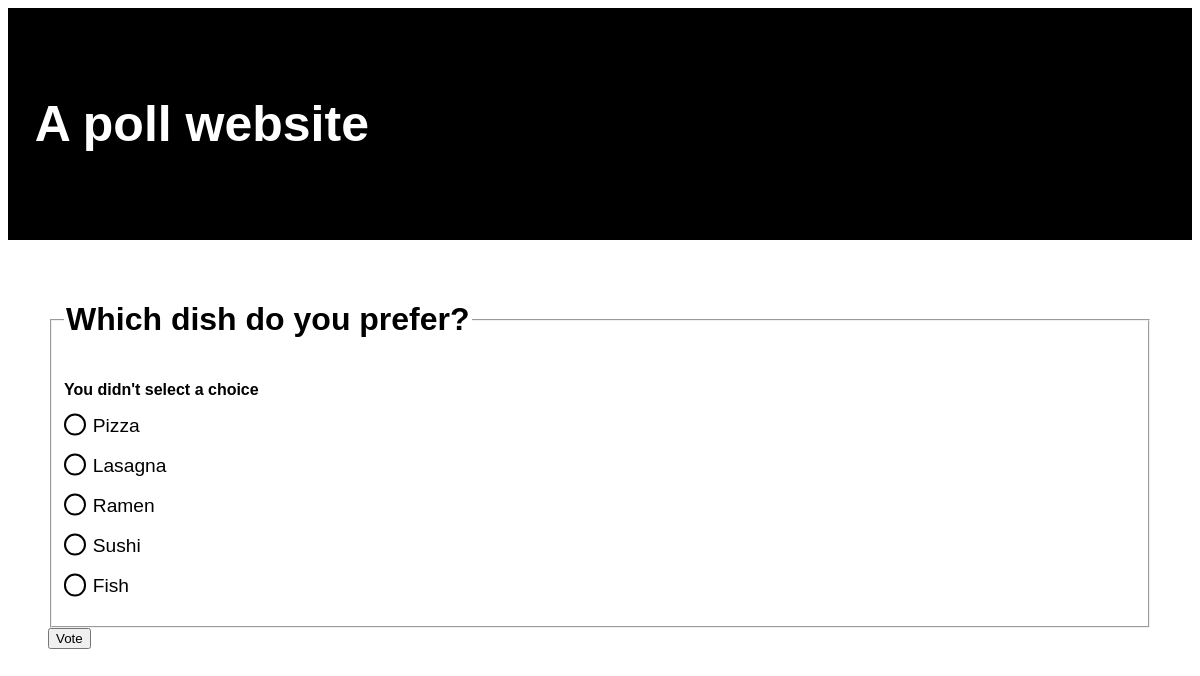
Page /polls/8/vote/ on the committed database.
### polls/models.py (models this page shows, shortened)
class Question(models.Model):
    question_text = models.CharField(max_length=200)
    pub_date = models.DateTimeField('date published')
    """
    With the way category is used in this project, one-to-one mapping
    would suffice since every question is only given one category.
    This could be extended with multiple categories and sub-categories though,
    hence ForeignKey is used here.
    """
    question_category = models.ForeignKey(Category, null=True, blank=True, default='', on_delete=models.SET_DEFAULT)

class Choice(models.Model):
    question = models.ForeignKey(Question, on_delete=models.CASCADE)
    choice_text = models.CharField(max_length=200)
    votes = models.IntegerField(default=0)

### polls/views.py (the view)
# urls.py: path('<int:question_id>/vote/', views.vote, name='vote'),
def vote(request, question_id):
    question = get_object_or_404(Question, pk=question_id)
    try:
        selected_choice = question.choice_set.get(pk=request.POST['choice'])
    except (KeyError, Choice.DoesNotExist):
        return render(request, 'polls/detail.html', {
            'question': question,
            'error_message': "You didn't select a choice",
        })
    else:
        selected_choice.votes +=1
        selected_choice.save()
        return HttpResponseRedirect(reverse('polls:results', args=(question_id,)))

### polls/templates/polls/detail.html (shortened to what this page needs)
<html>
  {% load static %}
  <link
    rel="stylesheet"
    type="text/css"
    href="{% static 'polls/style.css' %}"
  />
  <head> </head>
  <body>
    <div class="header">
      <h1>A poll website</h1>
    </div>
    <div class="container">
      <form action="{% url 'polls:vote' question.id %}" method="post">
        <fieldset>
          <legend><h1>{{ question.question_text }}</h1></legend>
          {% if error_message %}
          <p><strong>{{ error_message }}</strong></p>
          {% endif %} {% for choice in question.choice_set.all %}
          <label class="form-control">
            <input
              type="radio"
              name="choice"
              id="choice{{ forloop.counter }}"
              value="{{ choice.id }}"
            />
            {{ choice.choice_text }}
          </label>
          <br />
          {% endfor %}
        </fieldset>
        <input type="submit" value="Vote" />
      </form>
    </div>
  </body>
</html>

### polls/static/polls/style.css (style rules this page uses)
.header { padding-top: 40pt; padding-bottom: 40pt; text-align: start; background: black; color: white; font-size: 30px; padding-left: 20pt; }
.header h1 { font-size: 50px; }
body { font-family: Arial, Helvetica, sans-serif; }
h1 { font-size: xx-large; font-weight: bold; }
.container { display: flex; flex-direction: column; padding: 30pt; }
:root { --form-control-color: #be8476; }
*, *:before, *:after { box-sizing: border-box; }
.form-control { font-size: larger; line-height: 1.1; display: grid; grid-template-columns: 1em auto; gap: 0.5em; }
input[type="radio"] { appearance: none; background-color: #fff; margin: 0; font: inherit; color: currentColor; width: 1.15em; height: 1.15em; border: 0.15em solid currentColor; border-radius: 50%; transform: translateY(-0.075em); display: grid; place-content: center; }
input[type="radio"]::before { content: ""; width: 0.65em; height: 0.65em; border-radius: 50%; transform: scale(0); transition: 120ms transform ease-in-out; box-shadow: inset 1em 1em var(--form-control-color); background-color: CanvasText; }

### rows in the picture
Question: question_text "Which dish do you prefer?"
Choice: choice_text "Pizza"
Choice: choice_text "Lasagna"
Choice: choice_text "Ramen"
Choice: choice_text "Sushi"
Choice: choice_text "Fish"

### other values in the picture
{{ error_message }} "You didn't select a choice"
